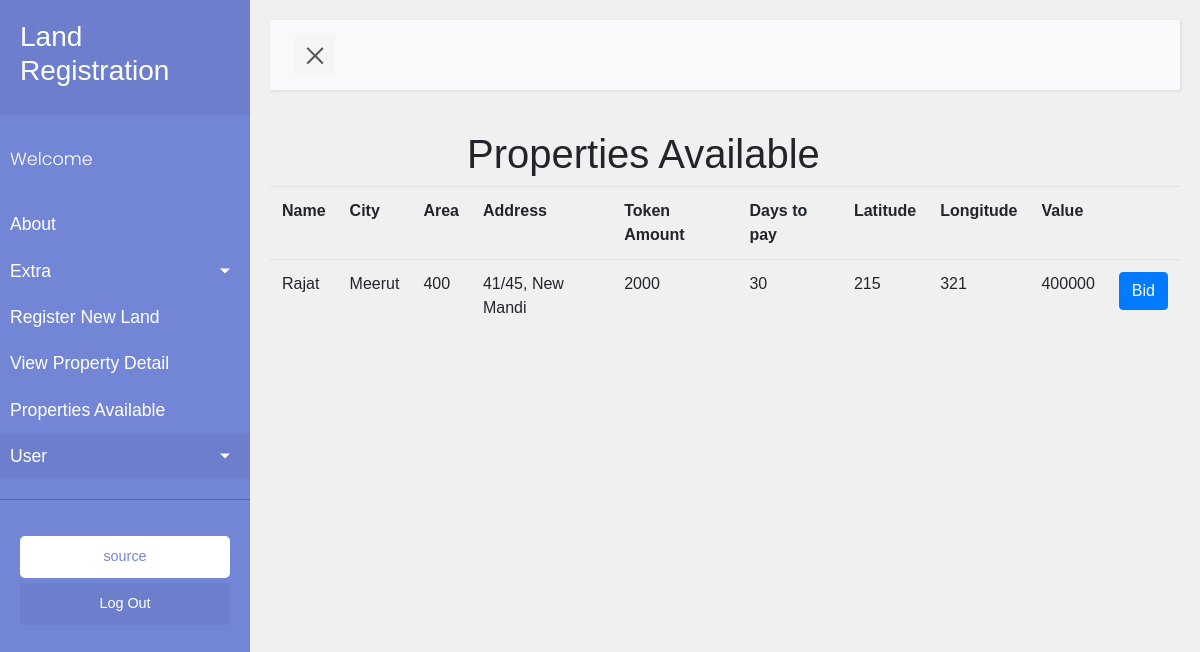
/bid/home/ (signed in), run on an earlier commit of the app's database.
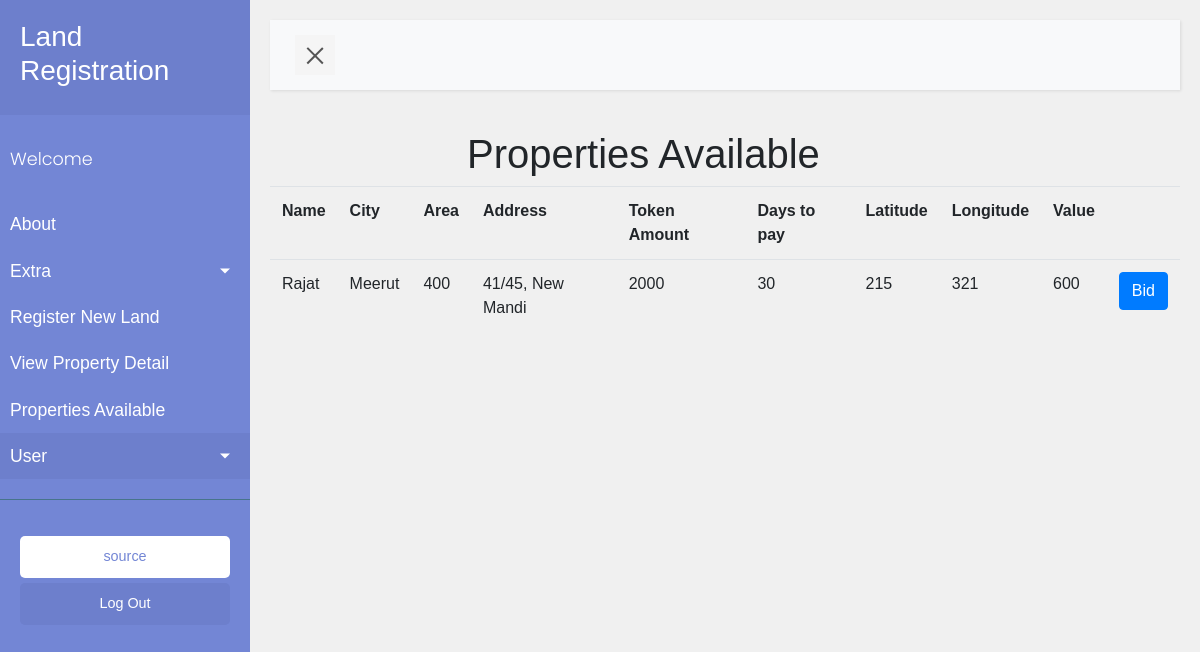
And on a later commit of the database.
### land/models.py (models this page shows, shortened)
class BidLand(models.Model):
    land = models.ForeignKey(Land ,on_delete = models.CASCADE, related_name = 'lands')
    price = models.PositiveIntegerField()
    owner = models.CharField(max_length=100)
    timestamp = models.DateTimeField(auto_now=True, null=True, blank=True)
    itter = models.PositiveIntegerField(default = 1)
    active = models.BooleanField(default = False)
    sell_to = models.CharField(max_length=100, null = True, blank = True)
    selling_value = models.PositiveIntegerField(null = True, blank = True)
    days = models.PositiveIntegerField(default = 30)
    token_money = models.PositiveIntegerField(default = 0)

class Land(models.Model):
    land_id = models.PositiveIntegerField()
    address = models.CharField(max_length=100)
    name = models.CharField(max_length=100)
    city = models.CharField(max_length=100)
    location = models.CharField(max_length=100)
    area = models.CharField(max_length=100)
    land_address = models.CharField(max_length=100)
    latitude = models.CharField(max_length=100, null = True, blank = True)
    longitude = models.CharField(max_length=100, null = True, blank = True)
    timestamp = models.DateTimeField(auto_now=True, null=True, blank=True)

### land/views.py (the view)
# urls.py: url(r'^bid/home/$',lands_available_db       ,name="lands_available_db"),
@login_required(login_url='/user/login')
def lands_available_db(request):
    context = {}
    context['bid_lands'] = BidLand.objects.all()
    return render(request,'db/land_available_db.html', context)

### templates/db/land_available_db.html (shortened to what this page needs)
{% extends 'base.html' %}
   {% block content %}
    <div class="container">
        <h1>Properties Available</h1>
    </div>
    <div>
        <table class="table" id="detail-table">
          <tr>
                <th>Name</th>
                <th>City</th>
                <th>Area</th>
                <th>Address</th>
                <th>Token Amount</th>
                <th>Days to pay</th>
                <th>Latitude</th>
                <th>Longitude</th>
                <th>Value</th>
                <th></th>
            </tr>
           {% for bid_land in bid_lands %}
              <tr>
                 <td>{{bid_land.land.name}}</td>
                 <td>{{bid_land.land.city}}</td>
                 <td>{{bid_land.land.area}}</td>
                 <td>{{bid_land.land.land_address}}</td>
                 <td>{{bid_land.token_money}}</td>
                 <td>{{bid_land.days}}</td>
                 <td>{{bid_land.land.latitude}}</td>
                 <td>{{bid_land.land.longitude}}</td>
                 <td>{{bid_land.price}}</td>
               <td><a href="/bid/{{bid_land.land.land_id}}" class="btn btn-primary">Bid</a></td>
              </tr>
           {% endfor %}
        </table>
    </div>
{% endblock %}

### templates/base.html (shortened to what this page needs)
{% load static %}
<!DOCTYPE html>
<html lang="en">
<head>
    <link rel="stylesheet" type="text/css" href="{% static 'bootstrap.min.css'%}">
    <link rel="stylesheet" type="text/css" href="{% static 'sidebar.css'%}">
    <link rel="stylesheet" type="text/css" href="{% static 'register_new_land.css'%}">
</head>
<body>
    <div class="wrapper">
        <nav id="sidebar">
            <div class="sidebar-header">
                <h3>Land Registration</h3>
            </div>
            <ul class="list-unstyled components">
                <p>Welcome</p>
                <li>
                    <a href="#">About</a>
                    <a href="#pageSubmenu" data-toggle="collapse" aria-expanded="false" class="dropdown-toggle">Extra</a>
                </li>
                <li>
                    <a href="/register-land/">Register New Land</a>
                </li>
                <li>
                    <a href="/user-land-details/">View Property Detail</a>
                </li>
                <li>
                    <a href="/lands-available/">Properties Available</a>
                </li>
                {% if user.is_authenticated %}
                <li class="active">
                    <a href="#homeSubmenu" data-toggle="collapse" aria-expanded="false" class="dropdown-toggle">User</a>
                </li>
                 {% endif %}
            </ul>
            <ul class="list-unstyled CTAs">
                <li>
                    <a href="#" class="download"> source</a>
                </li>
                <li>
                    {% if not user.is_authenticated %}
                    <a href="/user/login" class="article">Log In</a>
    {% else %}
                    <a href="/user/logout" class="article">Log Out</a>
       {% endif %}
                </li>
            </ul>
        </nav>
        <div id="content">
            <nav class="navbar navbar-expand-lg navbar-light bg-light">
                <div class="container-fluid">
                    <button type="button" id="sidebarCollapse" class="navbar-btn">
                        <span></span>
                    </button>
                </div>
            </nav>
{% block content %}
{% endblock %}
        </div>
    </div>
</body>
</html>

### static_files/sidebar.css (style rules this page uses)
body { font-family: 'Poppins', sans-serif; background: #fafafa; }
p { font-family: 'Poppins', sans-serif; font-size: 1.1em; font-weight: 300; line-height: 1.7em; color: #999; }
a, a:hover, a:focus { color: inherit; text-decoration: none; transition: all 0.3s; }
.navbar { padding: 15px 10px; background: #fff; border: none; border-radius: 0; margin-bottom: 40px; box-shadow: 1px 1px 3px rgba(0, 0, 0, 0.1); }
.navbar-btn { box-shadow: none; outline: none !important; border: none; }
.wrapper { display: flex; width: 100%; align-items: stretch; perspective: 1500px; }
#sidebar { min-width: 250px; max-width: 250px; background: #7386D5; color: #fff; transition: all 0.6s cubic-bezier(0.945, 0.020, 0.270, 0.665); transform-origin: bottom left; }
#sidebar .sidebar-header { padding: 20px; background: #6d7fcc; }
#sidebar ul.components { padding: 20px 0; border-bottom: 1px solid #47748b; }
#sidebar ul p { color: #fff; padding: 10px; }
#sidebar ul li a { padding: 10px; font-size: 1.1em; display: block; }
#sidebar ul li.active > a, a[aria-expanded="true"] { color: #fff; background: #6d7fcc; }
a[data-toggle="collapse"] { position: relative; }
.dropdown-toggle::after { display: block; position: absolute; top: 50%; right: 20px; transform: translateY(-50%); }
ul.CTAs { padding: 20px; }
ul.CTAs a { text-align: center; font-size: 0.9em !important; display: block; border-radius: 5px; margin-bottom: 5px; }
a.download { background: #fff; color: #7386D5; }
a.article, a.article:hover { background: #6d7fcc !important; color: #fff !important; }
#content { width: 100%; padding: 20px; min-height: 100vh; transition: all 0.3s; }
#sidebarCollapse { width: 40px; height: 40px; background: #f5f5f5; cursor: pointer; }
#sidebarCollapse span { width: 80%; height: 2px; margin: 0 auto; display: block; background: #555; transition: all 0.8s cubic-bezier(0.810, -0.330, 0.345, 1.375); transition-delay: 0.2s; }
#sidebarCollapse span:last-of-type { transform: rotate(-45deg) translate(1px, -1px); }

### static_files/register_new_land.css (style rules this page uses)
body { background-color:#F0F0F0; font-family: 'Raleway','Source Sans Pro', 'Arial'; }
.container { width: 60%; margin: 0 auto; }

What changed in the data, as far as the page shows it:
changed BidLand "Rajat": price "400000" → "600"
